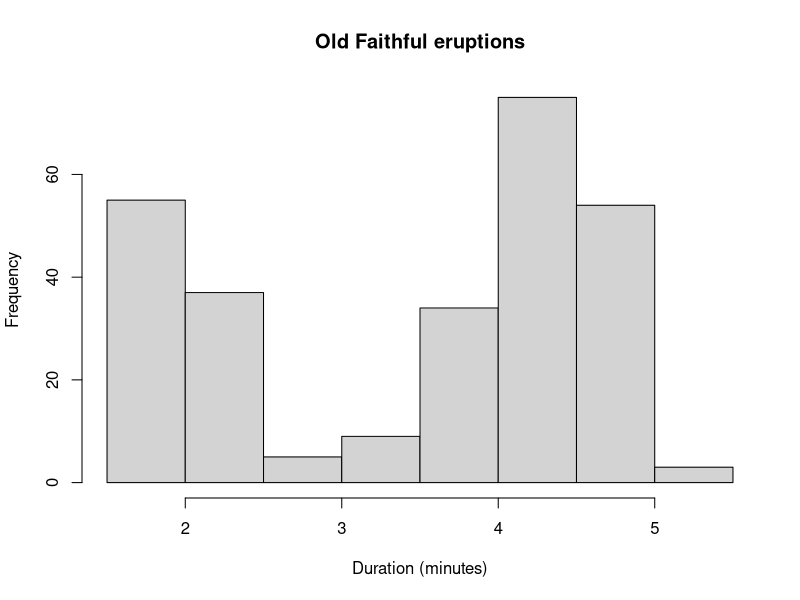

This figure's R source: (Note: this script raises an error after producing the figure.)
## ---- chunk 1
cat("Hello!")
## ---- chunk 2
heights <- c(1.62, 1.75, 1.80, 1.68)
mean(heights)
## ---- chunk 3
#| fig-alt: "Histogram of eruption durations of the Old Faithful geyser"
hist(
  faithful$eruptions,
  main = "Old Faithful eruptions",
  xlab = "Duration (minutes)"
)
## ---- chunk 4
#| purl: false
mean(heights_typo)
## ---- chunk 5
median(heights)
